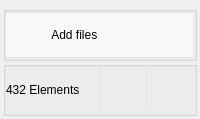
            <widget class="QWidget" name="gridSidebarBottomWidget" native="true">
             <property name="minimumSize">
              <size>
               <width>0</width>
               <height>0</height>
              </size>
             </property>
             <property name="styleSheet">
              <string notr="true">#gridSidebarBottomWidget{
	background-color:#f8f8f8;
	margin-right:1px;
}</string>
             </property>
             <layout class="QGridLayout" name="gridLayout_3">
              <property name="leftMargin">
               <number>0</number>
              </property>
              <property name="topMargin">
               <number>0</number>
              </property>
              <property name="rightMargin">
               <number>0</number>
              </property>
              <property name="bottomMargin">
               <number>0</number>
              </property>
              <property name="spacing">
               <number>0</number>
              </property>
              <item row="0" column="0">
               <widget class="QGroupBox" name="groupBox_6">
                <property name="styleSheet">
                 <string notr="true">#groupBox_6{
	border:none;
}</string>
                </property>
                <property name="title">
                 <string/>
                </property>
                <layout class="QGridLayout" name="gridLayout_14">
                 <property name="leftMargin">
                  <number>0</number>
                 </property>
                 <property name="topMargin">
                  <number>0</number>
                 </property>
                 <property name="rightMargin">
                  <number>0</number>
                 </property>
                 <property name="bottomMargin">
                  <number>0</number>
                 </property>
                 <property name="spacing">
                  <number>0</number>
                 </property>
                 <item row="0" column="0">
                  <layout class="QFormLayout" name="formLayout_11">
                   <property name="horizontalSpacing">
                    <number>0</number>
                   </property>
                   <property name="verticalSpacing">
                    <number>0</number>
                   </property>
                   <item row="0" column="0" colspan="2">
                    <widget class="QGroupBox" name="groupBox_7">
                     <property name="styleSheet">
                      <string notr="true"/>
                     </property>
                     <property name="title">
                      <string/>
                     </property>
                     <layout class="QGridLayout" name="gridLayout_15">
                      <property name="leftMargin">
                       <number>0</number>
                      </property>
                      <property name="topMargin">
                       <number>0</number>
                      </property>
                      <property name="rightMargin">
                       <number>0</number>
                      </property>
                      <property name="bottomMargin">
                       <number>0</number>
                      </property>
                      <property name="spacing">
                       <number>0</number>
                      </property>
                      <item row="0" column="0">
                       <layout class="QFormLayout" name="formLayout_12">
                        <property name="horizontalSpacing">
                         <number>0</number>
                        </property>
                        <property name="verticalSpacing">
                         <number>0</number>
                        </property>
                        <item row="0" column="0" colspan="2">
                         <widget class="QPushButton" name="addButton">
                          <property name="cursor">
                           <cursorShape>PointingHandCursor</cursorShape>
                          </property>
                          <property name="styleSheet">
                           <string notr="true">#addButton{
	text-align:left;
	padding-top:15px;
	padding-bottom:15px;
	padding-left:26px;
	margin-right:1px;
	background-color:#f8f8f8;
	border:none;
	border-top:1px solid #e3e3e3;
	border-bottom:1px solid #e3e3e3;
}

#addButton:hover{
	color:#191919;
	background-color:#eeeeee;
}</string>
                          </property>
                          <property name="text">
                           <string>      Add files</string>
                          </property>
                          <property name="icon">
                           <iconset>
                            <normaloff>../../../pic/add-files.png</normaloff>../../../pic/add-files.png</iconset>
                          </property>
                          <property name="iconSize">
                           <size>
                            <width>18</width>
                            <height>17</height>
                           </size>
                          </property>
                          <property name="autoRepeat">
                           <bool>false</bool>
                          </property>
                          <property name="flat">
                           <bool>true</bool>
                          </property>
                         </widget>
                        </item>
                       </layout>
                      </item>
                     </layout>
                    </widget>
                   </item>
                   <item row="1" column="1">
                    <widget class="QGroupBox" name="groupBox_8">
                     <property name="styleSheet">
                      <string notr="true">#groupBox_8{
	padding-left:26px;
}</string>
                     </property>
                     <property name="title">
                      <string/>
                     </property>
                     <layout class="QGridLayout" name="gridLayout_16">
                      <property name="leftMargin">
                       <number>0</number>
                      </property>
                      <property name="topMargin">
                       <number>0</number>
                      </property>
                      <property name="rightMargin">
                       <number>0</number>
                      </property>
                      <property name="bottomMargin">
                       <number>0</number>
                      </property>
                      <property name="spacing">
                       <number>0</number>
                      </property>
                      <item row="0" column="0">
                       <layout class="QHBoxLayout" name="horizontalLayout_2" stretch="6,3,3">
                        <property name="spacing">
                         <number>0</number>
                        </property>
                        <item>
                         <widget class="QLabel" name="label_4">
                          <property name="text">
                           <string>432 Elements</string>
                          </property>
                         </widget>
                        </item>
                        <item>
                         <widget class="QPushButton" name="syncButton">
                          <property name="cursor">
                           <cursorShape>PointingHandCursor</cursorShape>
                          </property>
                          <property name="toolTip">
                           <string>Sync</string>
                          </property>
                          <property name="styleSheet">
                           <string notr="true">#syncButton{
	padding-top:13px;
	padding-bottom:13px;
	border:none;
	background-color:none;
	border-left:1px solid #e3e3e3;
	padding-left:1px;
	border-right:1px solid #e3e3e3;
	padding-right:1px;
}

#syncButton:hover{
	background-color:#eeeeee;
}</string>
                          </property>
                          <property name="text">
                           <string/>
                          </property>
                          <property name="icon">
                           <iconset>
                            <normaloff>../../../pic/sync.png</normaloff>../../../pic/sync.png</iconset>
                          </property>
                          <property name="iconSize">
                           <size>
                            <width>18</width>
                            <height>23</height>
                           </size>
                          </property>
                          <property name="flat">
                           <bool>true</bool>
                          </property>
                         </widget>
                        </item>
                        <item>
                         <widget class="QPushButton" name="saveButton">
                          <property name="cursor">
                           <cursorShape>PointingHandCursor</cursorShape>
                          </property>
                          <property name="toolTip">
                           <string>Save</string>
                          </property>
                          <property name="styleSheet">
                           <string notr="true">#saveButton{
	padding-top:16px;
	padding-bottom:16px;
	border:none;
	background-color:none;
	margin:0;
	margin-right:1px;
}

#saveButton:hover{
	background-color:#eeeeee;
}</string>
                          </property>
                          <property name="text">
                           <string/>
                          </property>
                          <property name="icon">
                           <iconset>
                            <normaloff>../../../pic/save-button.png</normaloff>../../../pic/save-button.png</iconset>
                          </property>
                          <property name="iconSize">
                           <size>
                            <width>18</width>
                            <height>17</height>
                           </size>
                          </property>
                          <property name="flat">
                           <bool>true</bool>
                          </property>
                         </widget>
                        </item>
                       </layout>
                      </item>
                     </layout>
                    </widget>
                   </item>
                  </layout>
                 </item>
                </layout>
               </widget>
              </item>
             </layout>
            </widget>
